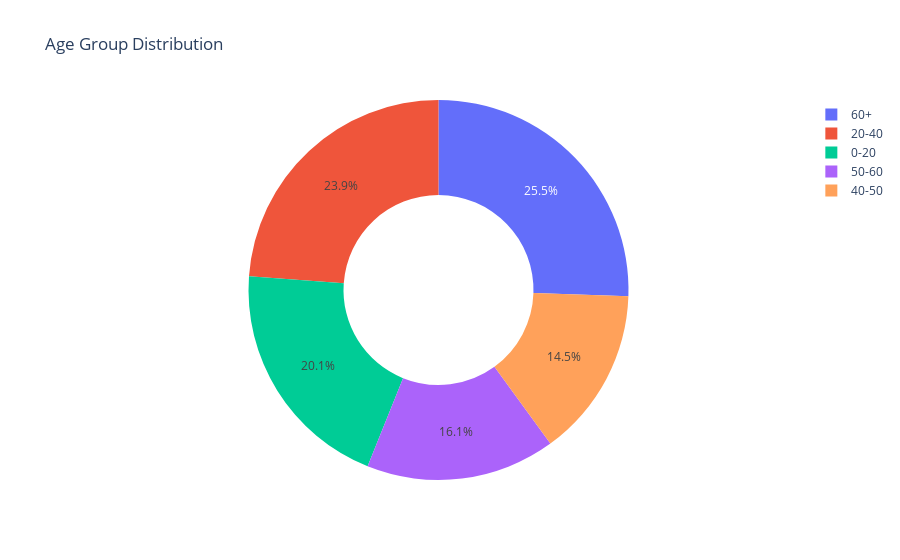

Write notebook code for a chart like this one.
### Code cell
pie_graph(data_eda,"Age Group Distribution",'age group')

### Figure 1 — Plotly figure (JSON) as saved in the notebook; plotly's stock layout.template omitted (floating-point values rounded to 4 significant figures)
{"data": [{"hole": 0.5, "labels": ["60+", "20-40", "0-20", "50-60", "40-50"], "type": "pie", "values": [1304, 1219, 1025, 823, 739]}], "layout": {"title": {"text": "Age Group Distribution"}}}
